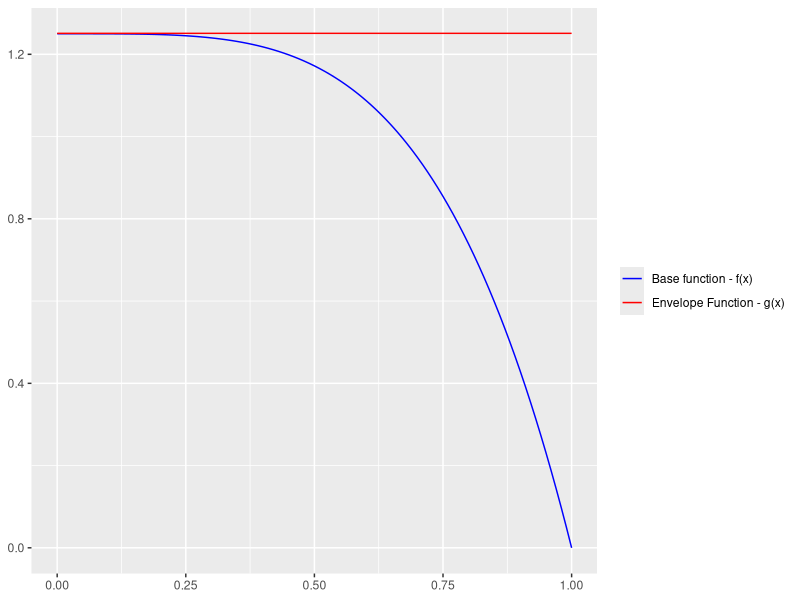
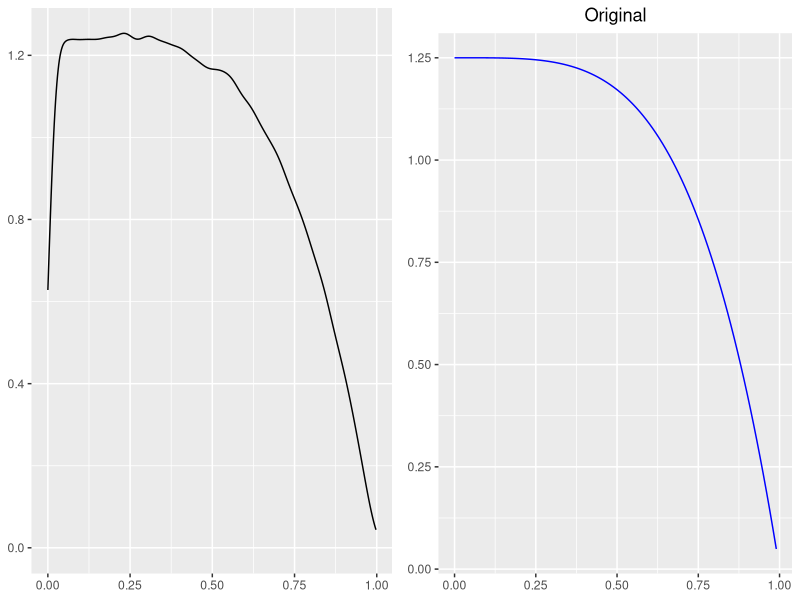
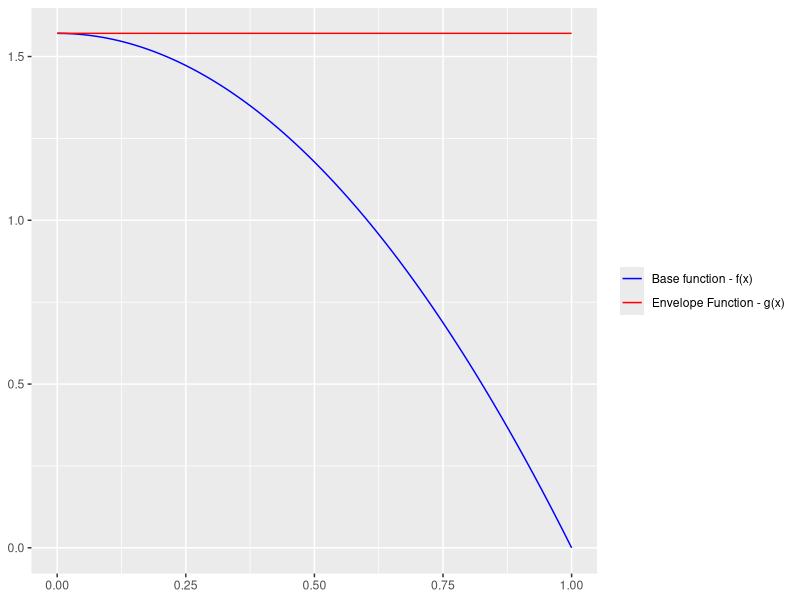

R code for these plots, in order: (Note: a time limit stopped this script after it produced the figures.)
## ---- chunk 1
knitr::opts_chunk$set(fig.width=9, fig.height=7, fig.align="center", echo=TRUE, 
                      warning=FALSE, message=FALSE, autodep = TRUE, cache=TRUE)
library(ggplot2)
## ---- chunk 2
multiplot <- function(..., plotlist=NULL, file, cols=1, layout=NULL) {
  library(grid)
  
  # Make a list from the ... arguments and plotlist
  plots <- c(list(...), plotlist)
  
  numPlots = length(plots)
  
  # If layout is NULL, then use 'cols' to determine layout
  if (is.null(layout)) {
    # Make the panel
    # ncol: Number of columns of plots
    # nrow: Number of rows needed, calculated from # of cols
    layout <- matrix(seq(1, cols * ceiling(numPlots/cols)),
                     ncol = cols, nrow = ceiling(numPlots/cols))
  }
  
  if (numPlots==1) {
    print(plots[[1]])
    
  } else {
    # Set up the page
    grid.newpage()
    pushViewport(viewport(layout = grid.layout(nrow(layout), ncol(layout))))
    
    # Make each plot, in the correct location
    for (i in 1:numPlots) {
      # Get the i,j matrix positions of the regions that contain this subplot
      matchidx <- as.data.frame(which(layout == i, arr.ind = TRUE))
      
      print(plots[[i]], vp = viewport(layout.pos.row = matchidx$row,
                                      layout.pos.col = matchidx$col))
    }
  }
}

my_plot = function(Y_accepted, f){
  Y_accepted = as.data.frame(r[1])
  colnames(Y_accepted) <- c("x")
  Y_rejected = as.data.frame(r[2])
  colnames(Y_rejected) <- c("x")
  
  q1 = ggplot() + geom_density(aes(x=x), data=Y_accepted) + 
    theme(legend.title=element_blank(),
          axis.title.x=element_blank(),
          axis.title.y=element_blank(),
          plot.title = element_text(hjust = 0.5))
  
  x_original = seq(min(Y_accepted), max(Y_accepted), by=0.01)
  y_original = f(x_original)
  q2 = ggplot() + 
  geom_line(aes(x_original, y_original), color='blue') + 
  ggtitle('Original') +
  theme(axis.title.x=element_blank(),
        axis.title.y=element_blank(),
        plot.title = element_text(hjust = 0.5))
  
  multiplot(q1, q2, cols=2)
}
## ---- chunk 3
simple_accept_reject_method = function(f, max_point, xdomain=c(0, 1), N=100000){
  if (N < 1){
    stop("N parameter must be greater than 1.")
  }
      
  Y_accepted = c()
  Y_rejected = c()
  
  for (i in 0:N){
    x = runif(1, xdomain[1], xdomain[2])
    fx = f(x)
    u = runif(1, 0, max_point)
  
    if (u <= fx){
        Y_accepted = c(Y_accepted, x)
    } else {
        Y_rejected = c(Y_rejected, x)
    }
  }
  
  r = list(Y_accepted, Y_rejected)
  return (r)
}
## ---- chunk 4
is_envelope_function = function(f, g, M, xdomain=c(0, 1), ...){
  if (xdomain[1] >= xdomain[2]){
    stop("First value of the xdomain must be lower than the second value.")
  }
      
  x = seq(xdomain[1], xdomain[2], by=0.01)
  y_base = f(x)
  y_envelope = g(x, ...)
  
  return (sum((y_envelope * M - y_base) < 0) == 0)
}
## ---- chunk 5
plot_envelope_function = function(f, g, M, xdomain=c(0, 1), ...){
  if (xdomain[1] >= xdomain[2]){
    stop("First value of the xdomain must be lower than the second value.")
  }
    
  x = seq(xdomain[1], xdomain[2], by=0.01)
  y_base = f(x)
  y_envelope = g(x, ...) * M
  
  q1 = ggplot() + geom_line(aes(x=x, y=y_base, color='blue')) + 
    geom_line(aes(x=x, y=y_envelope, color='red')) +
    theme(legend.position = 'right') +
    scale_color_manual(labels = c('Base function - f(x)', 'Envelope Function - g(x)'), 
                       values = c('blue', 'red')) +
    theme(legend.title=element_blank(),
          axis.title.x=element_blank(),
          axis.title.y=element_blank(),
          plot.title = element_text(hjust = 0.5))
  q1
}
## ---- chunk 6
general_accept_reject_method = function(f, g, M, distrib_func, xdomain=NULL, N=100000, ...){
  if (N < 1){
    stop("N parameter must be greater than 1.")
  }
      
  Y_accepted = c()
  Y_rejected = c()
  
  y = distrib_func(n=N, ...)
  
  if (!is.null(xdomain)){
    if (xdomain[1] >= xdomain[2]){
        stop("First value of the xdomain must be lower than the second value.")
    }
    y = y[(y > xdomain[1]) & (y < xdomain[2])]
  }
  
  for (i in y){
    fy = f(i)
    gy = g(i, ...)
    u = runif(1, 0, 1)
    
    if (u <= fy / (M * gy)){
        Y_accepted = c(Y_accepted, i)
    } else {
        Y_rejected = c(Y_rejected, i)
    }
  }
          
  r = list(Y_accepted, Y_rejected)
  return (r)
}
## ---- chunk 7
hit_and_miss_method = function(g, max_point, xdomain, N=100000){
  if (N < 1){
    stop("N parameter must be greater than 1.")
  }
            
  r = simple_accept_reject_method(g, max_point, xdomain, N=N)
  Y_accepted = r[[1]]
  Y_rejected = r[[2]]
      
  n_accepted = length(Y_accepted)
  p = n_accepted / N

  result = max_point * (xdomain[2] - xdomain[1]) * p
  error = (max_point * (xdomain[2] - xdomain[1]) * sqrt(p * (1 - p))) / sqrt(N)
  
  r = list(result, error)
  return (r)
}
## ---- chunk 8
uniform_sampling_method = function(G, xdomain=c(0, 1), N=100000){
  U = runif(N, xdomain[1], xdomain[2])
  Y = G(U)
  result = sum(Y) / N
  
  return (result)
}
## ---- chunk 9
g = function (x) ((x**2) + cos(x))
a = 0
b = 2
max_point = (4 + cos(2))
N = 10**5

r = hit_and_miss_method(g, max_point, xdomain=c(a, b), N=N)
result = r[1]
error = r[2]

print(paste("Resultado simulado de la integral -->", result))
print(paste("Error estándar -->", error))
print(paste("Resultado real de la integral -->", integrate(g, a, b)[1]))
## ---- chunk 10
f = function(x) (5 / 8) * (2 - (2 * x**4))
a = 0
b = 1
max_point = 1.251

print(paste('¿Está f(x) acotada por Mg(x)? -->', is_envelope_function(f, dunif, 
                                                                      max_point, 
                                                                      xdomain=c(a, b))))
plot_envelope_function(f, dunif, max_point, xdomain=c(a, b))
## ---- chunk 11
max_point = 1.25
N = (10**5) * 2

r = general_accept_reject_method(f, dunif, max_point, 
                                 runif, xdomain=c(a, b), N=N)
Y_accepted = r[[1]]
Y_rejected = r[[2]]
    
my_plot(Y_accepted, f)
## ---- chunk 12
g = function (x) 2 * pi * sqrt(2 - 2 * x**4) # Función original de la integral

G = function(x) (2 * pi * sqrt(2 - 2 * x**4)) / ((5/8) * (2 - 2 * x**4))

n_accepted = length(Y_accepted)
Y = G(Y_accepted)
result_a = sum(Y / n_accepted)
variance_a = sqrt(sum((Y - sum(Y) / N)**2) / (N - 1))

print(paste("Resultado de la integral -->", result_a))
print(paste("Varianza --> ", variance_a))
print(paste("Resultado real de la integral -->", integrate(g, a, b)[1]))
## ---- chunk 13
g = function (x) 2 * pi * sqrt(2 - 2 * x**4)
a = 0
b = 1
max_point = 2 * sqrt(2) * pi
N = 10**5

r = hit_and_miss_method(g, max_point, xdomain=c(a, b), N=N)
result = r[1]
error = r[2]

print(paste("Resultado simulado de la integral -->", result))
print(paste("Error estándar -->", error))
print(paste("Resultado real de la integral -->", integrate(g, a, b)[1]))
## ---- chunk 14
f = function(x) (pi / 2) * (1 - x**2)
a = 0
b = 1
max_point = pi / 2

print(paste('¿Está f(x) acotada por Mg(x)? -->', is_envelope_function(f, dunif, max_point, 
                                                                      xdomain=c(a, b))))
plot_envelope_function(f, dunif, max_point, xdomain=c(a, b))
## ---- chunk 15
max_point = pi / 2
N = (10**5) * 2

r = general_accept_reject_method(f, dunif, max_point, runif, xdomain=c(a, b), N=N)
Y_accepted = r[[1]]
Y_rejected = r[[2]]
    
my_plot(Y_accepted, f)
## ---- chunk 16
g = function (x) 2 * pi * sqrt(2 - 2 * x**4) # Función original de la integral

G = function(x) (4 * sqrt(2 - 2 * x**4)) / (1 - x**2)

n_accepted = length(Y_accepted)
Y = G(Y_accepted)
result_c = sum(Y / n_accepted)
variance_c = sqrt(sum((Y - sum(Y) / N)**2) / (N - 1))

print(paste("Resultado de la integral -->", result_c))
print(paste("Varianza --> ", variance_c))
print(paste("Resultado real de la integral -->", integrate(g, a, b)[1]))
